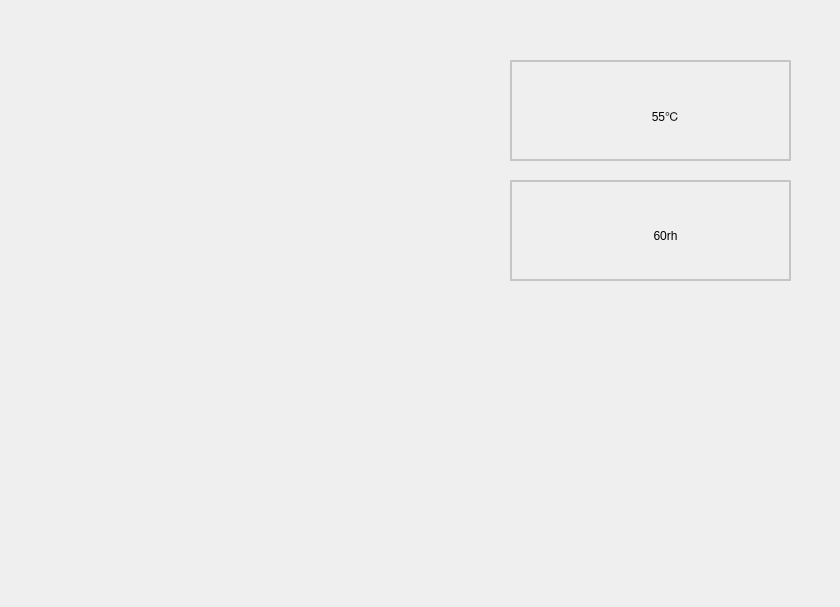
<?xml version="1.0" encoding="UTF-8"?>
<ui version="4.0">
 <class>Form</class>
 <widget class="QWidget" name="Form">
  <property name="geometry">
   <rect>
    <x>0</x>
    <y>0</y>
    <width>840</width>
    <height>607</height>
   </rect>
  </property>
  <property name="contextMenuPolicy">
   <enum>Qt::ActionsContextMenu</enum>
  </property>
  <property name="windowTitle">
   <string>环境监控</string>
  </property>
  <property name="windowOpacity">
   <double>1.000000000000000</double>
  </property>
  <widget class="QLabel" name="label">
   <property name="geometry">
    <rect>
     <x>-60</x>
     <y>0</y>
     <width>901</width>
     <height>611</height>
    </rect>
   </property>
   <property name="text">
    <string/>
   </property>
   <property name="pixmap">
    <pixmap>images/bg.jpg</pixmap>
   </property>
   <property name="scaledContents">
    <bool>true</bool>
   </property>
  </widget>
  <widget class="QLabel" name="label_2">
   <property name="geometry">
    <rect>
     <x>470</x>
     <y>0</y>
     <width>371</width>
     <height>611</height>
    </rect>
   </property>
   <property name="styleSheet">
    <string notr="true">background-color: rgba(240, 240, 240,100);</string>
   </property>
   <property name="wordWrap">
    <bool>false</bool>
   </property>
  </widget>
  <widget class="QLabel" name="label_3">
   <property name="geometry">
    <rect>
     <x>510</x>
     <y>60</y>
     <width>281</width>
     <height>101</height>
    </rect>
   </property>
   <property name="styleSheet">
    <string notr="true">border: 2px solid rgba(155, 155,155, 0.5)</string>
   </property>
   <property name="text">
    <string/>
   </property>
  </widget>
  <widget class="QLabel" name="label_4">
   <property name="geometry">
    <rect>
     <x>510</x>
     <y>180</y>
     <width>281</width>
     <height>101</height>
    </rect>
   </property>
   <property name="styleSheet">
    <string notr="true">border: 2px solid rgba(155, 155,155, 0.5)</string>
   </property>
   <property name="text">
    <string/>
   </property>
  </widget>
  <widget class="QLabel" name="label_5">
   <property name="geometry">
    <rect>
     <x>510</x>
     <y>70</y>
     <width>81</width>
     <height>71</height>
    </rect>
   </property>
   <property name="text">
    <string/>
   </property>
   <property name="pixmap">
    <pixmap>images/temp.png</pixmap>
   </property>
   <property name="scaledContents">
    <bool>true</bool>
   </property>
  </widget>
  <widget class="QLabel" name="label_6">
   <property name="geometry">
    <rect>
     <x>520</x>
     <y>200</y>
     <width>61</width>
     <height>71</height>
    </rect>
   </property>
   <property name="text">
    <string/>
   </property>
   <property name="pixmap">
    <pixmap>images/humi.png</pixmap>
   </property>
   <property name="scaledContents">
    <bool>true</bool>
   </property>
  </widget>
  <widget class="QLabel" name="temp_value">
   <property name="geometry">
    <rect>
     <x>590</x>
     <y>90</y>
     <width>151</width>
     <height>51</height>
    </rect>
   </property>
   <property name="styleSheet">
    <string notr="true">font: 20pt &quot;Arial Narrow&quot;;</string>
   </property>
   <property name="text">
    <string>55℃</string>
   </property>
   <property name="alignment">
    <set>Qt::AlignCenter</set>
   </property>
  </widget>
  <widget class="QLabel" name="humi_value">
   <property name="geometry">
    <rect>
     <x>590</x>
     <y>210</y>
     <width>151</width>
     <height>51</height>
    </rect>
   </property>
   <property name="styleSheet">
    <string notr="true">font: 20pt &quot;Arial Narrow&quot;;</string>
   </property>
   <property name="text">
    <string>60rh</string>
   </property>
   <property name="alignment">
    <set>Qt::AlignCenter</set>
   </property>
  </widget>
  <widget class="QLabel" name="light">
   <property name="geometry">
    <rect>
     <x>600</x>
     <y>330</y>
     <width>91</width>
     <height>81</height>
    </rect>
   </property>
   <property name="text">
    <string/>
   </property>
   <property name="pixmap">
    <pixmap>images/lampoff.png</pixmap>
   </property>
   <property name="scaledContents">
    <bool>true</bool>
   </property>
  </widget>
  <widget class="QLabel" name="people">
   <property name="geometry">
    <rect>
     <x>80</x>
     <y>330</y>
     <width>281</width>
     <height>261</height>
    </rect>
   </property>
   <property name="text">
    <string/>
   </property>
   <property name="pixmap">
    <pixmap>images/people_gray.png</pixmap>
   </property>
   <property name="scaledContents">
    <bool>true</bool>
   </property>
  </widget>
  <widget class="QLabel" name="chart">
   <property name="geometry">
    <rect>
     <x>40</x>
     <y>30</y>
     <width>390</width>
     <height>280</height>
    </rect>
   </property>
   <property name="text">
    <string/>
   </property>
   <property name="pixmap">
    <pixmap>images/折线图占位.png</pixmap>
   </property>
   <property name="scaledContents">
    <bool>true</bool>
   </property>
  </widget>
  <widget class="QPushButton" name="button">
   <property name="geometry">
    <rect>
     <x>610</x>
     <y>410</y>
     <width>75</width>
     <height>41</height>
    </rect>
   </property>
   <property name="text">
    <string/>
   </property>
   <property name="icon">
    <iconset>
     <normaloff>images/switch_off.png</normaloff>images/switch_off.png</iconset>
   </property>
   <property name="iconSize">
    <size>
     <width>50</width>
     <height>50</height>
    </size>
   </property>
   <property name="flat">
    <bool>true</bool>
   </property>
  </widget>
 </widget>
 <resources/>
 <connections>
  <connection>
   <sender>button</sender>
   <signal>clicked()</signal>
   <receiver>light</receiver>
   <slot>update()</slot>
   <hints>
    <hint type="sourcelabel">
     <x>651</x>
     <y>436</y>
    </hint>
    <hint type="destinationlabel">
     <x>650</x>
     <y>363</y>
    </hint>
   </hints>
  </connection>
 </connections>
</ui>
